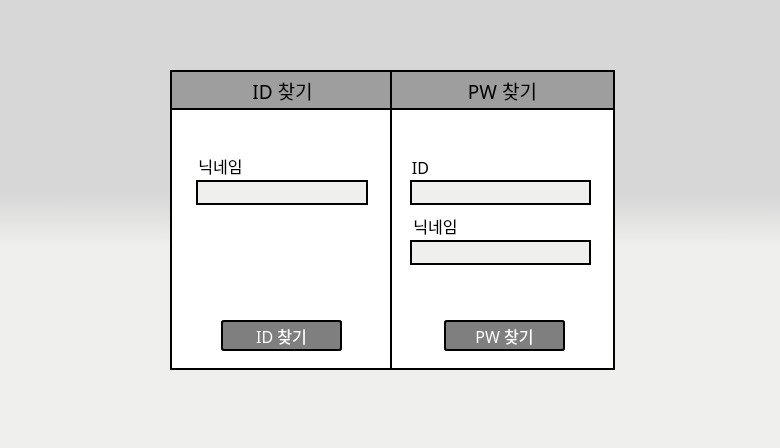
<?xml version="1.0" encoding="UTF-8"?>
<ui version="4.0">
 <class>Dialog</class>
 <widget class="QDialog" name="Dialog">
  <property name="geometry">
   <rect>
    <x>0</x>
    <y>0</y>
    <width>780</width>
    <height>448</height>
   </rect>
  </property>
  <property name="windowTitle">
   <string>PIM AGENT</string>
  </property>
  <property name="styleSheet">
   <string notr="true">background-color:qlineargradient(spread:pad, x1:0.5, y1:0.432, x2:0.499682, y2:0.551, stop:0 rgba(215, 215, 215, 255), stop:1 rgba(239, 239, 237, 255))</string>
  </property>
  <widget class="QFrame" name="frame4Id">
   <property name="geometry">
    <rect>
     <x>170</x>
     <y>70</y>
     <width>225</width>
     <height>300</height>
    </rect>
   </property>
   <property name="font">
    <font>
     <family>함초롬돋움</family>
     <pointsize>12</pointsize>
    </font>
   </property>
   <property name="styleSheet">
    <string notr="true">background-color:#ffffff;
border: 2px solid black;
</string>
   </property>
   <property name="frameShape">
    <enum>QFrame::StyledPanel</enum>
   </property>
   <property name="frameShadow">
    <enum>QFrame::Raised</enum>
   </property>
   <widget class="QPushButton" name="findIDBtn">
    <property name="geometry">
     <rect>
      <x>51</x>
      <y>250</y>
      <width>121</width>
      <height>31</height>
     </rect>
    </property>
    <property name="palette">
     <palette>
      <active>
       <colorrole role="WindowText">
        <brush brushstyle="SolidPattern">
         <color alpha="255">
          <red>255</red>
          <green>255</green>
          <blue>255</blue>
         </color>
        </brush>
       </colorrole>
       <colorrole role="Button">
        <brush brushstyle="SolidPattern">
         <color alpha="255">
          <red>127</red>
          <green>127</green>
          <blue>127</blue>
         </color>
        </brush>
       </colorrole>
       <colorrole role="Text">
        <brush brushstyle="SolidPattern">
         <color alpha="255">
          <red>255</red>
          <green>255</green>
          <blue>255</blue>
         </color>
        </brush>
       </colorrole>
       <colorrole role="ButtonText">
        <brush brushstyle="SolidPattern">
         <color alpha="255">
          <red>255</red>
          <green>255</green>
          <blue>255</blue>
         </color>
        </brush>
       </colorrole>
       <colorrole role="Base">
        <brush brushstyle="SolidPattern">
         <color alpha="255">
          <red>127</red>
          <green>127</green>
          <blue>127</blue>
         </color>
        </brush>
       </colorrole>
       <colorrole role="Window">
        <brush brushstyle="SolidPattern">
         <color alpha="255">
          <red>127</red>
          <green>127</green>
          <blue>127</blue>
         </color>
        </brush>
       </colorrole>
      </active>
      <inactive>
       <colorrole role="WindowText">
        <brush brushstyle="SolidPattern">
         <color alpha="255">
          <red>255</red>
          <green>255</green>
          <blue>255</blue>
         </color>
        </brush>
       </colorrole>
       <colorrole role="Button">
        <brush brushstyle="SolidPattern">
         <color alpha="255">
          <red>127</red>
          <green>127</green>
          <blue>127</blue>
         </color>
        </brush>
       </colorrole>
       <colorrole role="Text">
        <brush brushstyle="SolidPattern">
         <color alpha="255">
          <red>255</red>
          <green>255</green>
          <blue>255</blue>
         </color>
        </brush>
       </colorrole>
       <colorrole role="ButtonText">
        <brush brushstyle="SolidPattern">
         <color alpha="255">
          <red>255</red>
          <green>255</green>
          <blue>255</blue>
         </color>
        </brush>
       </colorrole>
       <colorrole role="Base">
        <brush brushstyle="SolidPattern">
         <color alpha="255">
          <red>127</red>
          <green>127</green>
          <blue>127</blue>
         </color>
        </brush>
       </colorrole>
       <colorrole role="Window">
        <brush brushstyle="SolidPattern">
         <color alpha="255">
          <red>127</red>
          <green>127</green>
          <blue>127</blue>
         </color>
        </brush>
       </colorrole>
      </inactive>
      <disabled>
       <colorrole role="WindowText">
        <brush brushstyle="SolidPattern">
         <color alpha="255">
          <red>255</red>
          <green>255</green>
          <blue>255</blue>
         </color>
        </brush>
       </colorrole>
       <colorrole role="Button">
        <brush brushstyle="SolidPattern">
         <color alpha="255">
          <red>127</red>
          <green>127</green>
          <blue>127</blue>
         </color>
        </brush>
       </colorrole>
       <colorrole role="Text">
        <brush brushstyle="SolidPattern">
         <color alpha="255">
          <red>255</red>
          <green>255</green>
          <blue>255</blue>
         </color>
        </brush>
       </colorrole>
       <colorrole role="ButtonText">
        <brush brushstyle="SolidPattern">
         <color alpha="255">
          <red>255</red>
          <green>255</green>
          <blue>255</blue>
         </color>
        </brush>
       </colorrole>
       <colorrole role="Base">
        <brush brushstyle="SolidPattern">
         <color alpha="255">
          <red>127</red>
          <green>127</green>
          <blue>127</blue>
         </color>
        </brush>
       </colorrole>
       <colorrole role="Window">
        <brush brushstyle="SolidPattern">
         <color alpha="255">
          <red>127</red>
          <green>127</green>
          <blue>127</blue>
         </color>
        </brush>
       </colorrole>
      </disabled>
     </palette>
    </property>
    <property name="font">
     <font>
      <family>함초롬돋움</family>
      <pointsize>12</pointsize>
      <weight>50</weight>
      <bold>false</bold>
     </font>
    </property>
    <property name="styleSheet">
     <string notr="true">color: white;
background-color:#7F7F7F;
border-style: solid;
border-radius:3px;</string>
    </property>
    <property name="text">
     <string>ID 찾기</string>
    </property>
   </widget>
   <widget class="QLabel" name="idtitleLabel">
    <property name="geometry">
     <rect>
      <x>0</x>
      <y>0</y>
      <width>225</width>
      <height>40</height>
     </rect>
    </property>
    <property name="font">
     <font>
      <family>함초롬돋움</family>
      <pointsize>14</pointsize>
     </font>
    </property>
    <property name="styleSheet">
     <string notr="true">color: black;
background-color: #9E9E9E;
text-align:center;</string>
    </property>
    <property name="text">
     <string>ID 찾기</string>
    </property>
    <property name="alignment">
     <set>Qt::AlignCenter</set>
    </property>
   </widget>
   <widget class="QLabel" name="nickNameLabel1">
    <property name="geometry">
     <rect>
      <x>15</x>
      <y>80</y>
      <width>71</width>
      <height>31</height>
     </rect>
    </property>
    <property name="font">
     <font>
      <family>함초롬돋움</family>
      <pointsize>12</pointsize>
     </font>
    </property>
    <property name="styleSheet">
     <string notr="true">border: 5px solid white;</string>
    </property>
    <property name="text">
     <string>닉네임</string>
    </property>
    <property name="alignment">
     <set>Qt::AlignCenter</set>
    </property>
   </widget>
   <widget class="QLineEdit" name="findIdFromNicknameEdit">
    <property name="geometry">
     <rect>
      <x>26</x>
      <y>110</y>
      <width>172</width>
      <height>25</height>
     </rect>
    </property>
    <property name="font">
     <font>
      <family>돋움</family>
      <pointsize>12</pointsize>
     </font>
    </property>
    <property name="styleSheet">
     <string notr="true">background-color:#EFEFED;</string>
    </property>
    <property name="echoMode">
     <enum>QLineEdit::Normal</enum>
    </property>
   </widget>
  </widget>
  <widget class="QFrame" name="frame4Pw">
   <property name="geometry">
    <rect>
     <x>390</x>
     <y>70</y>
     <width>225</width>
     <height>300</height>
    </rect>
   </property>
   <property name="font">
    <font>
     <family>함초롬돋움</family>
     <pointsize>12</pointsize>
    </font>
   </property>
   <property name="styleSheet">
    <string notr="true">background-color:#ffffff;
border: 2px solid black;
</string>
   </property>
   <property name="frameShape">
    <enum>QFrame::StyledPanel</enum>
   </property>
   <property name="frameShadow">
    <enum>QFrame::Raised</enum>
   </property>
   <widget class="QLineEdit" name="findPwFromIDEdit">
    <property name="geometry">
     <rect>
      <x>20</x>
      <y>110</y>
      <width>181</width>
      <height>25</height>
     </rect>
    </property>
    <property name="font">
     <font>
      <family>돋움</family>
      <pointsize>12</pointsize>
     </font>
    </property>
    <property name="styleSheet">
     <string notr="true">background-color:#EFEFED;</string>
    </property>
    <property name="alignment">
     <set>Qt::AlignLeading|Qt::AlignLeft|Qt::AlignVCenter</set>
    </property>
   </widget>
   <widget class="QLabel" name="nickNameLabel2">
    <property name="geometry">
     <rect>
      <x>15</x>
      <y>140</y>
      <width>61</width>
      <height>31</height>
     </rect>
    </property>
    <property name="font">
     <font>
      <family>함초롬돋움</family>
      <pointsize>12</pointsize>
     </font>
    </property>
    <property name="styleSheet">
     <string notr="true">border: 5px solid rgba(255, 255, 255,0);
background-color: rgba(255, 255, 255,0);
</string>
    </property>
    <property name="text">
     <string>닉네임</string>
    </property>
    <property name="alignment">
     <set>Qt::AlignCenter</set>
    </property>
   </widget>
   <widget class="QLineEdit" name="findPwFromNicknameEdit">
    <property name="geometry">
     <rect>
      <x>20</x>
      <y>170</y>
      <width>181</width>
      <height>25</height>
     </rect>
    </property>
    <property name="font">
     <font>
      <family>돋움</family>
      <pointsize>12</pointsize>
     </font>
    </property>
    <property name="styleSheet">
     <string notr="true">background-color:#EFEFED;</string>
    </property>
    <property name="echoMode">
     <enum>QLineEdit::Normal</enum>
    </property>
   </widget>
   <widget class="QLabel" name="idLabel">
    <property name="geometry">
     <rect>
      <x>10</x>
      <y>85</y>
      <width>41</width>
      <height>25</height>
     </rect>
    </property>
    <property name="font">
     <font>
      <family>함초롬돋움</family>
      <pointsize>12</pointsize>
     </font>
    </property>
    <property name="styleSheet">
     <string notr="true">border: 5px solid white;
background-color: rgba(255, 255, 255, 90);
background: transparent;</string>
    </property>
    <property name="text">
     <string>ID</string>
    </property>
    <property name="alignment">
     <set>Qt::AlignCenter</set>
    </property>
   </widget>
   <widget class="QLabel" name="pwtitleLabel">
    <property name="geometry">
     <rect>
      <x>0</x>
      <y>0</y>
      <width>225</width>
      <height>40</height>
     </rect>
    </property>
    <property name="font">
     <font>
      <family>함초롬돋움</family>
      <pointsize>14</pointsize>
     </font>
    </property>
    <property name="styleSheet">
     <string notr="true">color: black;
background-color: #9E9E9E;
text-align:center;</string>
    </property>
    <property name="text">
     <string>PW 찾기</string>
    </property>
    <property name="alignment">
     <set>Qt::AlignCenter</set>
    </property>
   </widget>
   <widget class="QPushButton" name="findPWBtn">
    <property name="geometry">
     <rect>
      <x>54</x>
      <y>250</y>
      <width>121</width>
      <height>31</height>
     </rect>
    </property>
    <property name="palette">
     <palette>
      <active>
       <colorrole role="WindowText">
        <brush brushstyle="SolidPattern">
         <color alpha="255">
          <red>255</red>
          <green>255</green>
          <blue>255</blue>
         </color>
        </brush>
       </colorrole>
       <colorrole role="Button">
        <brush brushstyle="SolidPattern">
         <color alpha="255">
          <red>127</red>
          <green>127</green>
          <blue>127</blue>
         </color>
        </brush>
       </colorrole>
       <colorrole role="Text">
        <brush brushstyle="SolidPattern">
         <color alpha="255">
          <red>255</red>
          <green>255</green>
          <blue>255</blue>
         </color>
        </brush>
       </colorrole>
       <colorrole role="ButtonText">
        <brush brushstyle="SolidPattern">
         <color alpha="255">
          <red>255</red>
          <green>255</green>
          <blue>255</blue>
         </color>
        </brush>
       </colorrole>
       <colorrole role="Base">
        <brush brushstyle="SolidPattern">
         <color alpha="255">
          <red>127</red>
          <green>127</green>
          <blue>127</blue>
         </color>
        </brush>
       </colorrole>
       <colorrole role="Window">
        <brush brushstyle="SolidPattern">
         <color alpha="255">
          <red>127</red>
          <green>127</green>
          <blue>127</blue>
         </color>
        </brush>
       </colorrole>
      </active>
      <inactive>
       <colorrole role="WindowText">
        <brush brushstyle="SolidPattern">
         <color alpha="255">
          <red>255</red>
          <green>255</green>
          <blue>255</blue>
         </color>
        </brush>
       </colorrole>
       <colorrole role="Button">
        <brush brushstyle="SolidPattern">
         <color alpha="255">
          <red>127</red>
          <green>127</green>
          <blue>127</blue>
         </color>
        </brush>
       </colorrole>
       <colorrole role="Text">
        <brush brushstyle="SolidPattern">
         <color alpha="255">
          <red>255</red>
          <green>255</green>
          <blue>255</blue>
         </color>
        </brush>
       </colorrole>
       <colorrole role="ButtonText">
        <brush brushstyle="SolidPattern">
         <color alpha="255">
          <red>255</red>
          <green>255</green>
          <blue>255</blue>
         </color>
        </brush>
       </colorrole>
       <colorrole role="Base">
        <brush brushstyle="SolidPattern">
         <color alpha="255">
          <red>127</red>
          <green>127</green>
          <blue>127</blue>
         </color>
        </brush>
       </colorrole>
       <colorrole role="Window">
        <brush brushstyle="SolidPattern">
         <color alpha="255">
          <red>127</red>
          <green>127</green>
          <blue>127</blue>
         </color>
        </brush>
       </colorrole>
      </inactive>
      <disabled>
       <colorrole role="WindowText">
        <brush brushstyle="SolidPattern">
         <color alpha="255">
          <red>255</red>
          <green>255</green>
          <blue>255</blue>
         </color>
        </brush>
       </colorrole>
       <colorrole role="Button">
        <brush brushstyle="SolidPattern">
         <color alpha="255">
          <red>127</red>
          <green>127</green>
          <blue>127</blue>
         </color>
        </brush>
       </colorrole>
       <colorrole role="Text">
        <brush brushstyle="SolidPattern">
         <color alpha="255">
          <red>255</red>
          <green>255</green>
          <blue>255</blue>
         </color>
        </brush>
       </colorrole>
       <colorrole role="ButtonText">
        <brush brushstyle="SolidPattern">
         <color alpha="255">
          <red>255</red>
          <green>255</green>
          <blue>255</blue>
         </color>
        </brush>
       </colorrole>
       <colorrole role="Base">
        <brush brushstyle="SolidPattern">
         <color alpha="255">
          <red>127</red>
          <green>127</green>
          <blue>127</blue>
         </color>
        </brush>
       </colorrole>
       <colorrole role="Window">
        <brush brushstyle="SolidPattern">
         <color alpha="255">
          <red>127</red>
          <green>127</green>
          <blue>127</blue>
         </color>
        </brush>
       </colorrole>
      </disabled>
     </palette>
    </property>
    <property name="font">
     <font>
      <family>함초롬돋움</family>
      <pointsize>12</pointsize>
      <weight>50</weight>
      <bold>false</bold>
     </font>
    </property>
    <property name="styleSheet">
     <string notr="true">color: white;
background-color:#7F7F7F;
border-style: solid;
border-radius:3px;</string>
    </property>
    <property name="text">
     <string>PW 찾기</string>
    </property>
   </widget>
  </widget>
 </widget>
 <resources/>
 <connections/>
</ui>
